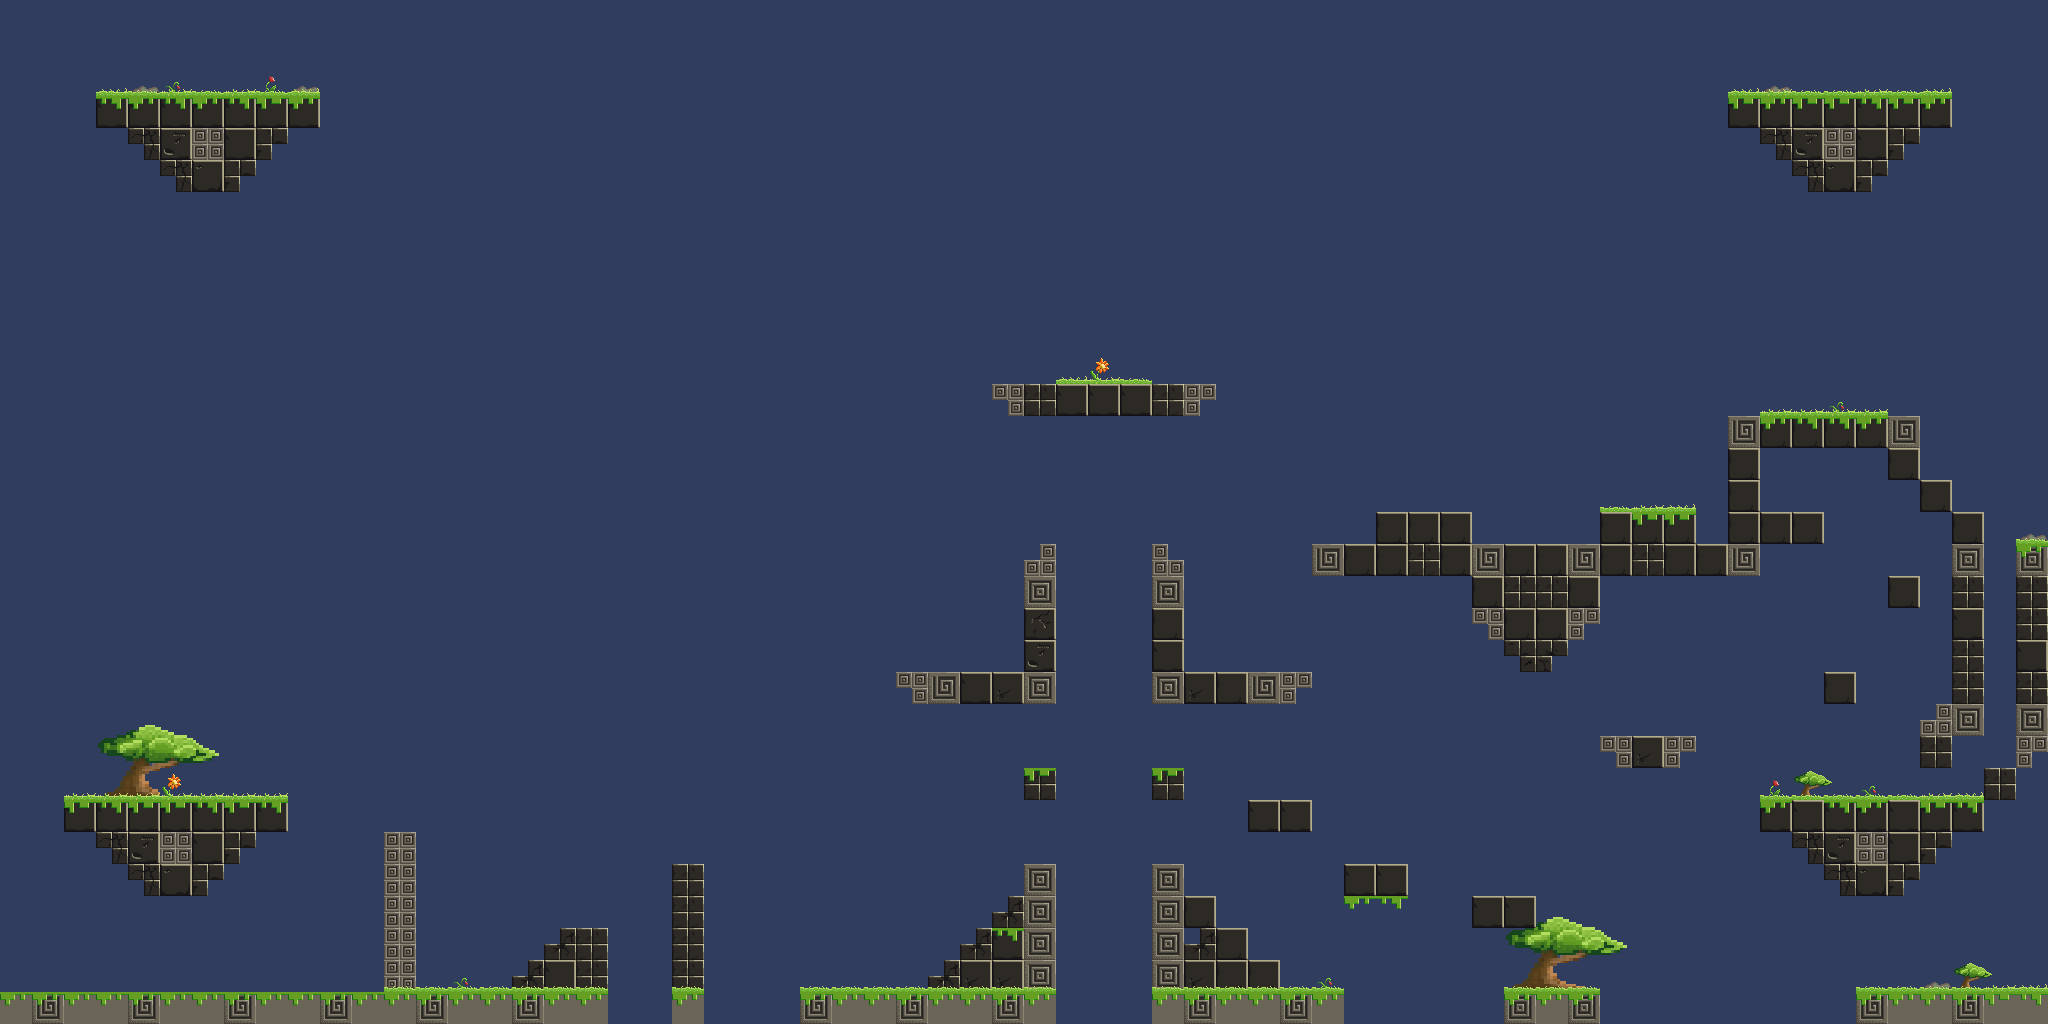

Tiled map render using the project's own tile images. Description and the map definition, with tile-layer contents summarised, below:
An orthogonal 64x32 tile map with 32x32 px tiles, 3 tile layers (decor, block, grass) and 79 objects (Player).

<map version="1.0" orientation="orthogonal" width="64" height="32" tilewidth="32" tileheight="32" backgroundcolor="#303d5f">
 <tileset firstgid="1" name="test4" tilewidth="32" tileheight="32">
  <image source="test4b.png" width="512" height="256" />
  <tile id="5">
   <properties>
    <property name="stair" value="2" />
   </properties>
  </tile>
  <tile id="7">
   <properties>
    <property name="stair" value="1" />
   </properties>
  </tile>
  <tile id="9">
   <properties>
    <property name="stair" value="1" />
   </properties>
  </tile>
 </tileset>
 <layer name="decor" width="64" height="32">
  <data>[2048 cells, 46 non-empty, 19 distinct tile ids]</data>
 </layer>
 <layer name="block" width="64" height="32">
  <data>[2048 cells, 232 non-empty, 22 distinct tile ids]</data>
 </layer>
 <layer name="grass" width="64" height="32">
  <data>[2048 cells, 149 non-empty, 6 distinct tile ids]</data>
 </layer>
 <objectgroup name="Collision" width="64" height="32">
  <object x="64" y="800" width="224" height="32" />
  <object x="128" y="832" width="96" height="32" />
  <object x="160" y="864" width="32" height="32" />
  <object x="96" y="96" width="224" height="32" />
  <object x="192" y="128" width="32" height="32" />
  <object x="192" y="160" width="32" height="32" />
  <object x="1824" y="160" width="32" height="32" />
  <object x="1728" y="96" width="224" height="32" />
  <object x="1824" y="128" width="32" height="32" />
  <object x="1856" y="864" width="32" height="32" />
  <object x="1760" y="800" width="224" height="32" />
  <object x="1856" y="832" width="32" height="32" />
  <object x="0" y="992" width="608" height="32" />
  <object x="672" y="992" width="32" height="32" />
  <object x="800" y="992" width="256" height="32" />
  <object x="1152" y="992" width="192" height="32" />
  <object x="1504" y="992" width="96" height="32" />
  <object x="1856" y="992" width="192" height="32" />
  <object x="576" y="928" width="32" height="64" />
  <object x="672" y="864" width="32" height="128" />
  <object x="1024" y="864" width="32" height="128" />
  <object x="1152" y="864" width="32" height="128" />
  <object x="1184" y="896" width="32" height="96" />
  <object x="1216" y="928" width="32" height="64" />
  <object x="1248" y="960" width="32" height="32" />
  <object x="1024" y="768" width="32" height="32" />
  <object x="1152" y="768" width="32" height="32" />
  <object x="1248" y="800" width="64" height="32" />
  <object x="1344" y="864" width="64" height="32" />
  <object x="1472" y="896" width="64" height="32" />
  <object x="928" y="672" width="96" height="32" />
  <object x="1024" y="576" width="32" height="128" />
  <object x="1152" y="576" width="32" height="128" />
  <object x="1184" y="672" width="96" height="32" />
  <object x="992" y="384" width="224" height="32" />
  <object x="1312" y="544" width="64" height="32" />
  <object x="1376" y="512" width="96" height="64" />
  <object x="1472" y="544" width="128" height="64" />
  <object x="1600" y="512" width="96" height="64" />
  <object x="1696" y="544" width="64" height="32" />
  <object x="1728" y="416" width="32" height="128" />
  <object x="1760" y="512" width="64" height="32" />
  <object x="1760" y="416" width="160" height="32" />
  <object x="1888" y="448" width="32" height="32" />
  <object x="1920" y="480" width="32" height="32" />
  <object x="1952" y="512" width="32" height="224" />
  <object x="2016" y="544" width="32" height="192" />
  <object x="1920" y="736" width="32" height="32" />
  <object x="1984" y="768" width="32" height="32" />
  <object x="1632" y="736" width="32" height="32" />
  <object x="1824" y="672" width="32" height="32" />
  <object x="1888" y="576" width="32" height="32" />
  <object x="96" y="832" width="31" height="15" />
  <object x="113" y="848" width="13" height="15" />
  <object x="129" y="865" width="30" height="15" />
  <object x="144" y="881" width="15" height="14" />
  <object x="224" y="832" width="31" height="16" />
  <object x="224" y="849" width="15" height="16" />
  <object x="192" y="865" width="31" height="14" />
  <object x="192" y="881" width="16" height="16" />
  <object x="1024" y="896">
   <polygon points="0,0 -96,96 0,96" />
  </object>
  <object x="576" y="928">
   <polygon points="0,0 -64,64 0,64" />
  </object>
  <object x="896" y="672">
   <polygon points="0,0 32,32 32,0" />
  </object>
  <object x="1024" y="576">
   <polygon points="0,0 32,-32 32,0" />
  </object>
  <object x="1152" y="544">
   <polygon points="0,0 32,32 0,32" />
  </object>
  <object x="1280" y="672">
   <polygon points="0,0 32,0 0,32" />
  </object>
  <object x="1472" y="608">
   <polygon points="0,0 64,64 128,0" />
  </object>
  <object x="1600" y="736">
   <polygon points="0,0 32,32 32,0" />
  </object>
  <object x="1664" y="736">
   <polygon points="0,0 0,32 32,0" />
  </object>
  <object x="1952" y="704">
   <polygon points="0,0 -32,32 0,32" />
  </object>
  <object x="2016" y="736">
   <polygon points="0,0 0,32 32,0" />
  </object>
  <object x="1760" y="128">
   <polygon points="0,0 64,64 64,0" />
  </object>
  <object x="1856" y="128">
   <polygon points="0,0 0,64 64,0" />
  </object>
  <object x="128" y="128">
   <polygon points="0,0 64,64 64,0" />
  </object>
  <object x="288" y="128">
   <polygon points="0,0 -64,64 -64,0" />
  </object>
  <object x="1792" y="832">
   <polygon points="0,0 64,64 64,0" />
  </object>
  <object x="1888" y="832">
   <polygon points="0,0 0,64 64,0" />
  </object>
  <object x="384" y="832" width="32" height="160" />
 </objectgroup>
 <objectgroup color="#55ff00" name="Entities" width="64" height="32">
  <object name="Player" x="160" y="928" width="32" height="32" />
 </objectgroup>
</map>
